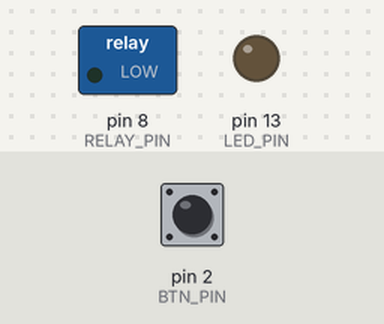
This sketch was run on a simulated Arduino Uno, built with avr-gcc and run on an emulated ATmega328P. Shown: switched loads named in the sketch (green lamp = pin HIGH), output pins drawn as LEDs (lit = HIGH). The test bench sets the inputs (shaded band); at power-on: pin 2 (BTN_PIN) HIGH. What the sketch prints to the serial monitor is not drawn.

Above: at 1.2 s.
1.3 s: pin 2 (BTN_PIN) pulled LOW for 0.15 s
At 1.42 s:
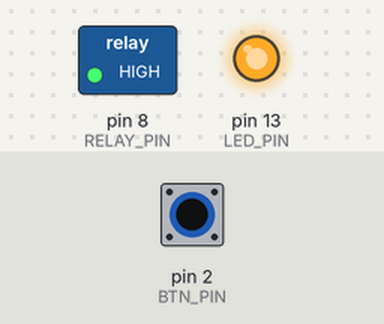
4.4 s: pin 2 (BTN_PIN) pulled LOW for 3.2 s
At 8.6 s:
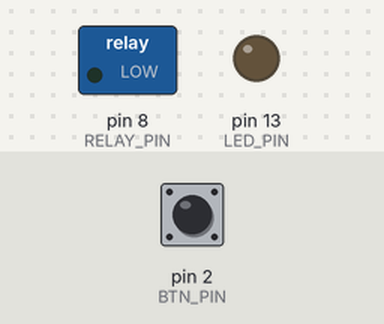
Timing chart, 0 to 10.1 s (numbered marks = the images above; inputs shaded):
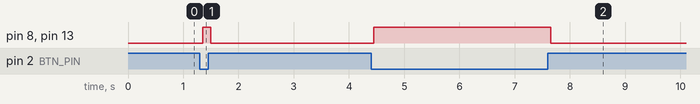

The sketch:

manual_irrigation_toggle.ino
```cpp
const uint8_t RELAY_PIN = 8;
const uint8_t BTN_PIN = 2;
const uint8_t LED_PIN = 13;

const bool RELAY_ACTIVE_LOW = true;
const unsigned long DEBOUNCE_MS = 50;

int lastReading = HIGH;
int stableState = HIGH;
unsigned long lastDebounce = 0;

void setValve(bool open) {
  bool energize = open;

  if (RELAY_ACTIVE_LOW)
    energize = !energize;

  digitalWrite(RELAY_PIN, energize ? LOW : HIGH);
}

bool debouncePressed(uint8_t pin) {
  int reading = digitalRead(pin);

  if (reading != lastReading) {
    lastDebounce = millis();
  }

  if ((millis() - lastDebounce) > DEBOUNCE_MS) {
    stableState = reading;
  }

  lastReading = reading;

  return (stableState == LOW);
}

void setup() {
  pinMode(RELAY_PIN, OUTPUT);
  pinMode(BTN_PIN, INPUT_PULLUP);
  pinMode(LED_PIN, OUTPUT);

  setValve(false);
  digitalWrite(LED_PIN, LOW);

  Serial.begin(9600);
  Serial.println(F("Valve Control Ready"));
  Serial.println(F("Commands: s = status"));
}

void loop() {
  bool pressed = debouncePressed(BTN_PIN);

  setValve(pressed);
  digitalWrite(LED_PIN, pressed ? HIGH : LOW);

  if (Serial.available()) {
    char c = Serial.read();

    if (c == 's') {
      Serial.print(F("Valve="));
      Serial.println(pressed ? F("OPEN") : F("CLOSED"));
    }
  }
}
```

Measured:
- after the input at 1.3 s, pin 8 (RELAY_PIN), pin 13 (LED_PIN): LOW → HIGH after 0.05 s, → LOW 0.15 s later
- after the input at 4.4 s, pin 8 (RELAY_PIN), pin 13 (LED_PIN): LOW → HIGH after 0.05 s, → LOW 3.2 s later
